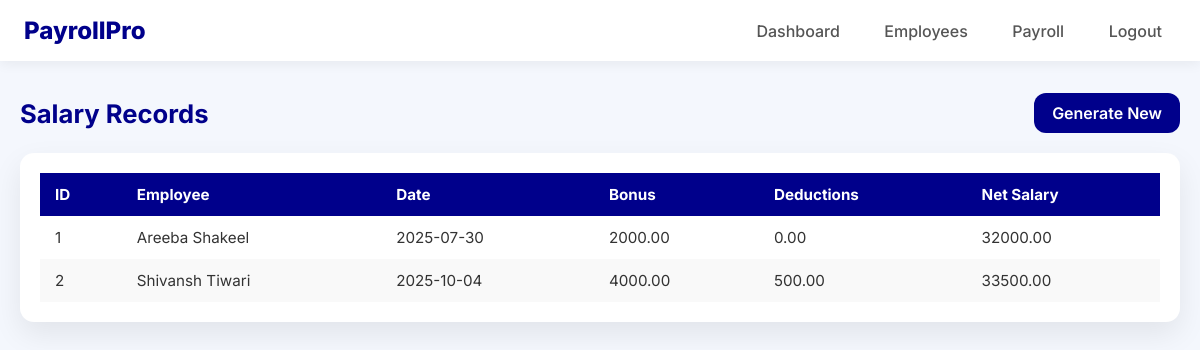
The page /salaries (signed in) on the database its author committed.
### app.py (models this page shows)
class Salary(db.Model):
    id = db.Column(db.Integer, primary_key=True)
    employee_id = db.Column(db.Integer, db.ForeignKey('employee.id'))
    date = db.Column(db.String(100))
    bonus = db.Column(db.Float)
    deductions = db.Column(db.Float)
    net_salary = db.Column(db.Float)
    employee = db.relationship('Employee')

class Employee(db.Model):
    id = db.Column(db.Integer, primary_key=True)
    name = db.Column(db.String(100))
    department = db.Column(db.String(100))
    role = db.Column(db.String(100))
    joining_date = db.Column(db.String(100))
    basic_salary = db.Column(db.Float)

### app.py (the view)
@app.route('/salaries')
def view_salaries():
    if not session.get('user_id'):
        return redirect(url_for('login'))
    salaries = Salary.query.all()
    return render_template('view_salaries.html', salaries=salaries)

### app.py (called while the page is built)
@app.context_processor
def inject_current_year():
    return { 'current_year': datetime.now().year }

### templates/view_salaries.html (shortened to what this page needs)
<!DOCTYPE html>
<html lang="en">
<head>
</head>
<body>
<header>
    <a class="brand" href="#">PayrollPro</a>
    <div class="nav-links">
        <a href="{{ url_for('dashboard') }}">Dashboard</a>
        <a href="{{ url_for('view_employees') }}">Employees</a>
        <a href="{{ url_for('view_salaries') }}">Payroll</a>
        <a href="{{ url_for('logout') }}">Logout</a>
    </div>
</header>
<main>
    <section class="table-section">
        <div class="table-actions">
            <h2>Salary Records</h2>
            <a class="btn-primary" href="{{ url_for('generate_salary') }}">Generate New</a>
        </div>
        <div class="table-card">
            <table class="responsive-table">
                <thead>
                    <tr>
                        <th>ID</th>
                        <th>Employee</th>
                        <th>Date</th>
                        <th>Bonus</th>
                        <th>Deductions</th>
                        <th>Net Salary</th>
                    </tr>
                </thead>
                <tbody>
                    {% for sal in salaries %}
                    <tr>
                        <td>{{ sal.id }}</td>
                        <td>{{ sal.employee.name }}</td>
                        <td>{{ sal.date }}</td>
                        <td>{{ "{:.2f}".format(sal.bonus) }}</td>
                        <td>{{ "{:.2f}".format(sal.deductions) }}</td>
                        <td>{{ "{:.2f}".format(sal.net_salary) }}</td>
                    </tr>
                    {% endfor %}
                </tbody>
            </table>
        </div>
    </section>
</main>
</body>
</html>

### templates/view_salaries.html (style rules this page uses)
:root { --bg: #f4f7fd; --card-bg: #ffffff; --muted: #555; --primary: darkblue; --accent: darkblue; --radius: 14px; --shadow: 0 12px 30px rgba(0,0,0,0.08); }
* { box-sizing: border-box; margin:0; padding:0; }
body { font-family: 'Inter', sans-serif; background: var(--bg); color: #333; }
header { background: var(--card-bg); padding: 16px 24px; display: flex; justify-content: space-between; align-items: center; box-shadow: 0 3px 12px rgba(0,0,0,0.06); }
header .brand { font-weight: 800; font-size: 1.5rem; color: var(--primary); text-decoration: none; }
header .nav-links a { margin-left: 12px; text-decoration: none; font-weight: 500; padding: 8px 14px; border-radius: 8px; transition: 0.3s; color: var(--muted); }
main { max-width: 1200px; margin: 32px auto; padding: 0 20px; }
.table-section { display: flex; flex-direction: column; gap: 20px; }
.table-actions { display: flex; justify-content: space-between; align-items: center; }
.table-actions h2 { font-size: 1.6rem; color: var(--primary); }
.table-actions .btn-primary { background: linear-gradient(90deg, var(--primary), var(--accent)); padding: 10px 18px; border-radius: 12px; color: #fff; font-weight: 600; text-decoration: none; transition: 0.3s; }
.table-card { background: var(--card-bg); border-radius: var(--radius); box-shadow: var(--shadow); overflow-x: auto; padding: 20px; }
.responsive-table { width: 100%; border-collapse: collapse; font-size: 0.95rem; }
.responsive-table thead tr { background: var(--primary); color: #fff; }
.responsive-table th, .responsive-table td { padding: 12px 15px; text-align: left; }
.responsive-table tbody tr:nth-child(even) { background: #f9f9f9; }

### rows shown on the page
Salary: id "1", employee.name "Areeba Shakeel", date "2025-07-30", bonus "2000.00", deductions "0.00", net_salary "32000.00"
Salary: id "2", employee.name "Shivansh Tiwari", date "2025-10-04", bonus "4000.00", deductions "500.00", net_salary "33500.00"
